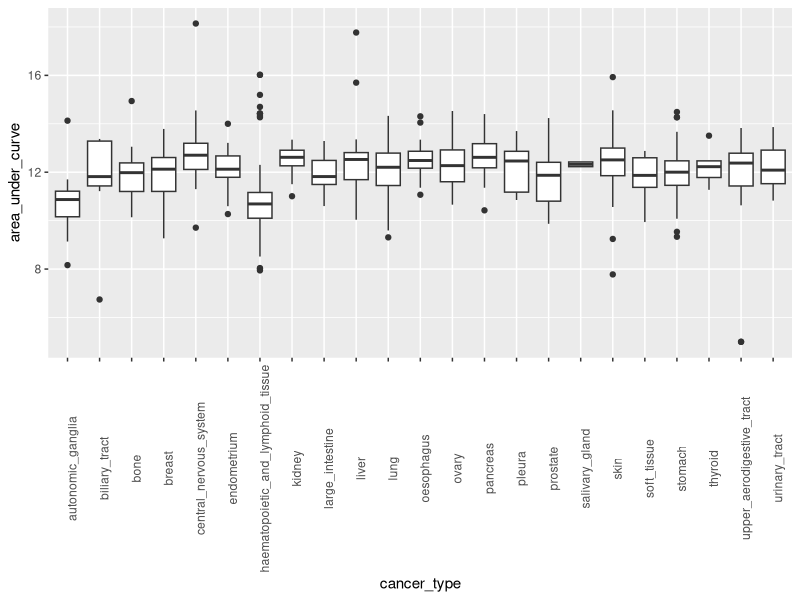
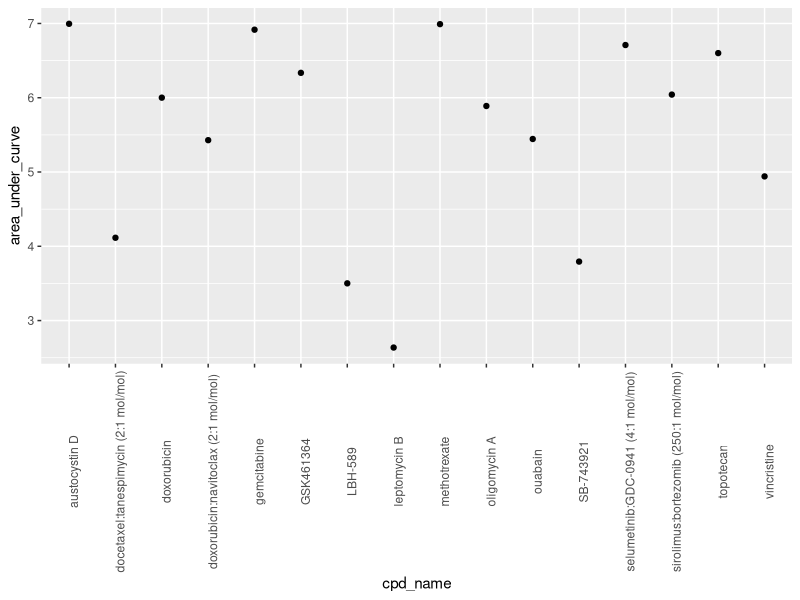
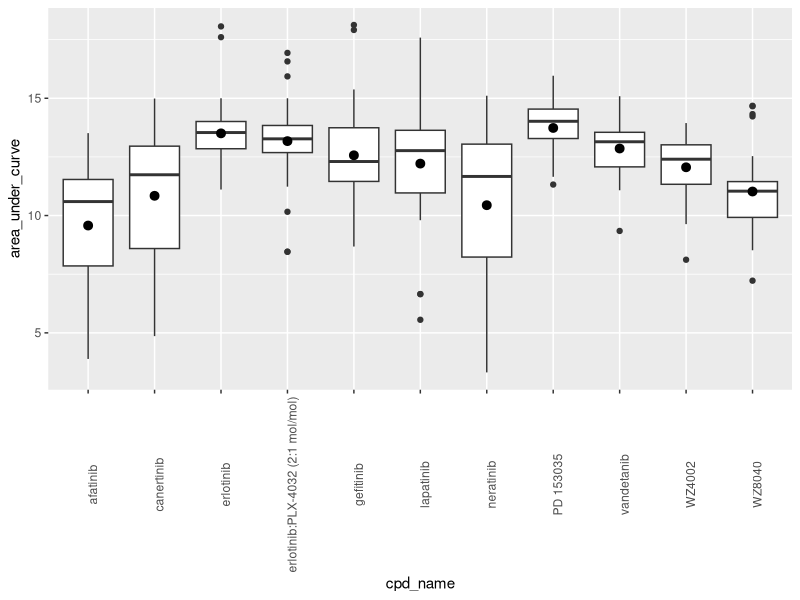

Generate these figures, in order, with R:
## ---- chunk 1
knitr::opts_chunk$set(echo = TRUE)
## ---- chunk 2
library(tidyverse)
library(readr)
library(knitr)
## ---- chunk 3
dad_mom <-read.table("dad_mom.txt", header = TRUE)
tidy <- dad_mom %>%
  unite(dad, name_dad, income_dad) %>%
  unite(mom, name_mom, income_mom)%>%
  gather(c(dad,mom), key="parent", value ="income")%>%
  separate(income, c("name","income"))
tidy
## ---- chunk 4
auc1 <- read.csv("CTRP_files/AUC_1.csv", header = TRUE)
auc2 <- read.csv("CTRP_files/AUC_2.csv", header = TRUE)
ccl <- read.csv("CTRP_files/cancer_cell_line_info.csv", header = TRUE)
compound <- read.csv("CTRP_files/compound_info.csv", header = TRUE)
exp <- read.csv("CTRP_files/Experiment_info.csv", header = TRUE)

auc_merged <- auc1 %>%
  rbind(auc2)
All_data <- auc_merged%>%
  left_join(exp, by = c("experiment_id" = "expt_id"))%>%
  left_join(ccl, by = "master_ccl_id")%>%
  left_join(compound, by = "master_cpd_id")
#All_data

## ---- chunk 5
comp_vorinostat <- All_data %>%
  select(area_under_curve,cancer_type,cpd_name) %>%
  filter(cpd_name == "vorinostat")%>%
  group_by(cancer_type)%>%
  drop_na()
ggplot(comp_vorinostat, aes(cancer_type, area_under_curve))+
  geom_boxplot()+
  theme(axis.text.x = element_text(angle =90))

##The lowest vorinostat value appeared under the upper aerodigestive tract cancer type. 
## ---- chunk 6
pcc <- All_data %>%
  select(area_under_curve,ccl_name,cpd_name)%>%
  ##I decided to filter for only lower AUC values
  filter(ccl_name=="22RV1", area_under_curve < 7)%>%
  group_by(cpd_name)%>%
  drop_na()
ggplot(pcc, aes(cpd_name, area_under_curve))+
  geom_point()+
  theme(axis.text.x = element_text(angle = 90))
## The compound with the lowest AUC value was leptomycin B. 
## ---- chunk 7
egfr <- All_data %>%
  select(area_under_curve, cpd_name, gene_symbol_of_protein_target, cancer_type)%>%
  filter(cancer_type == "breast", grepl("EGFR", gene_symbol_of_protein_target))%>%
  group_by(cpd_name)%>%
  drop_na()
ggplot(egfr, aes(cpd_name, area_under_curve))+
  geom_boxplot()+
  #I found a quick way to overlay the mean on a boxplot
  stat_summary(fun = "mean")+
  theme(axis.text.x = element_text(angle = 90))
##The compound with the lowest average AUC in the breast cancer cell lines was afatinib.
